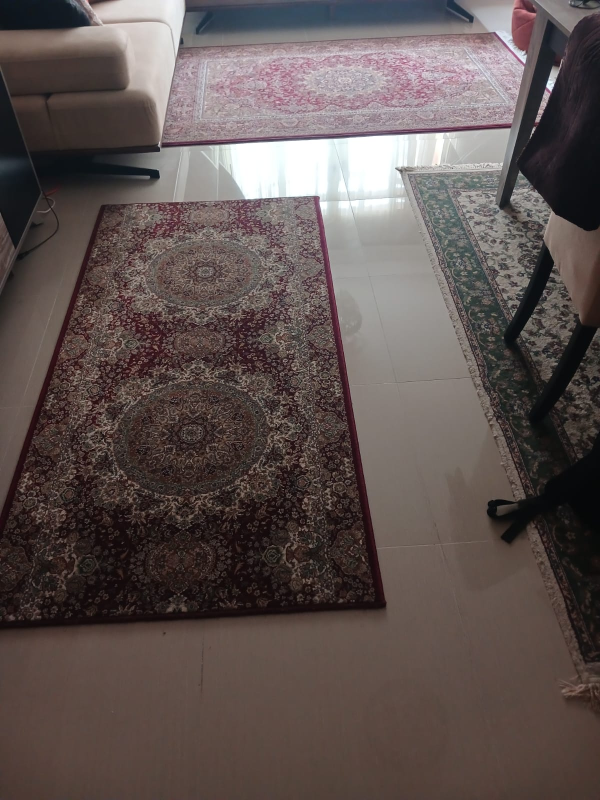
#> input picture rover_ws/src/road_detector/R&D/data/raw/ground.jpeg, 1200 x 1600 px (shown at 1/2 size)
$ python homography.py
#> lines starting #> are read from the running program, lines starting #| are printed output that depends on the picture; after the words box and inside, x2 and y2 are one past the last pixel; in counts of white or black regions, pixels touching at a corner belong together
import cv2
import numpy as np


class HomographyBEV:

    def __init__(
        self,
        K,
        camera_height,
        pitch_deg,
        yaw_deg=0.0,
        roll_deg=0.0,
        image_size=None,
        dist_coeffs=None
    ):

        self.K = K.astype(np.float64)

        self.dist_coeffs = (
            np.zeros(5, dtype=np.float64)
            if dist_coeffs is None
            else dist_coeffs.astype(np.float64)
        )

        self.camera_height = camera_height
        self.pitch_deg = pitch_deg
        self.yaw_deg   = yaw_deg
        self.roll_deg  = roll_deg

        self.pitch = np.deg2rad(pitch_deg)
        self.yaw   = np.deg2rad(yaw_deg)
        self.roll  = np.deg2rad(roll_deg)

        self.img_w = image_size[0]
        self.img_h = image_size[1]

        self._build_extrinsics()
        self._build_homography()
        self._build_bev_scaling()

    # =========================================================
    # BUILD EXTRINSICS
    # =========================================================

    def _build_extrinsics(self):

        cp, sp = np.cos(self.pitch), np.sin(self.pitch)
        cy, sy = np.cos(self.yaw),   np.sin(self.yaw)
        cr, sr = np.cos(self.roll),  np.sin(self.roll)

        # Rotation around X-axis (pitch: tilts camera up/down)
        R_pitch = np.array([
            [ 1,  0,   0],
            [ 0,  cp, -sp],
            [ 0,  sp,  cp]
        ], dtype=np.float64)

        # Rotation around Z-axis (yaw: rotates camera left/right)
        R_yaw = np.array([
            [ cy, -sy,  0],
            [ sy,  cy,  0],
            [  0,   0,  1]
        ], dtype=np.float64)

        # Rotation around Y-axis (roll: tilts camera sideways)
        R_roll = np.array([
            [ cr,  0,  sr],
            [  0,  1,   0],
            [-sr,  0,  cr]
        ], dtype=np.float64)

        # Full world-to-camera rotation
        R_world = R_pitch @ R_yaw @ R_roll

        # Mirror X so +X is rightward in the image
        M = np.diag([-1.0, 1.0, 1.0])
        self.R = M @ R_world

        # Camera position in world frame
        C = np.array([[0], [0], [self.camera_height]], dtype=np.float64)
        self.t = -self.R @ C

    # =========================================================
    # BUILD HOMOGRAPHY
    # =========================================================

    def _build_homography(self):

        H = np.column_stack((self.R[:, 0], self.R[:, 1], self.t))

        self.H = self.K @ H
        self.H_inv = np.linalg.inv(self.H)

    # =========================================================
    # BUILD BEV SCALE
    # =========================================================

    def _build_bev_scaling(self):

        corners_px = np.array([
            [0,              self.img_h * 0.2],
            [self.img_w - 1, self.img_h * 0.2],
            [0,              self.img_h - 1],
            [self.img_w - 1, self.img_h - 1],
        ], dtype=np.float64)

        world_pts = []

        for (u, v) in corners_px:
            ground = self.H_inv @ np.array([u, v, 1.0])
            ground /= ground[2]
            world_pts.append((ground[0], ground[1]))

        world_pts = np.array(world_pts)

        x_min = world_pts[:, 0].min()
        x_max = world_pts[:, 0].max()
        y_min = world_pts[:, 1].min()
        y_max = world_pts[:, 1].max()

        self.out_w = self.img_w
        self.out_h = self.img_h // 2

        scale = min(
            self.out_w / (x_max - x_min),
            self.out_h / (y_max - y_min)
        )

        self.S = np.array([
            [scale,  0,     -scale * x_min],
            [0,     -scale,  scale * y_max],
            [0,      0,      1            ]
        ], dtype=np.float64)

        self.S_inv = np.linalg.inv(self.S)
        self.H_bev = self.S @ self.H_inv

    # =========================================================
    # PIXEL -> GROUND
    # =========================================================

    def pixel_to_ground(self, u, v):

        pts = np.array([[[u, v]]], dtype=np.float32)
        undist = cv2.undistortPoints(pts, self.K, self.dist_coeffs, P=self.K)
        u2, v2 = undist[0, 0]

        pixel = np.array([u2, v2, 1.0], dtype=np.float64)
        ground = self.H_inv @ pixel
        ground /= ground[2]

        return ground[0], ground[1]

    # =========================================================
    # MULTIPLE PIXELS -> GROUND
    # =========================================================

    def pixels_to_ground(self, pixels):

        pixels = np.asarray(pixels, dtype=np.float32).reshape(-1, 1, 2)
        undist = cv2.undistortPoints(pixels, self.K, self.dist_coeffs, P=self.K)
        undist = undist.reshape(-1, 2).astype(np.float64)

        px = np.stack([
            undist[:, 0],
            undist[:, 1],
            np.ones(len(undist))
        ], axis=0)

        ground = self.H_inv @ px
        ground /= ground[2]

        return np.stack([ground[0], ground[1]], axis=1)

    # =========================================================
    # MASK -> POINT CLOUD
    # =========================================================

    def mask_to_pointcloud(self, mask):

        ys, xs = np.where(mask > 0)

        pts = np.stack([xs, ys], axis=1).astype(np.float32).reshape(-1, 1, 2)
        undist = cv2.undistortPoints(pts, self.K, self.dist_coeffs, P=self.K)
        undist = undist.reshape(-1, 2).astype(np.float64)

        px = np.stack([
            undist[:, 0],
            undist[:, 1],
            np.ones(len(undist))
        ], axis=0)

        ground = self.H_inv @ px
        ground /= ground[2]

        X = ground[0]
        Y = ground[1]
        Z = np.zeros_like(X)

        return np.stack([X, Y, Z], axis=1)

    # =========================================================
    # WARP IMAGE TO BEV
    # =========================================================

    def warp_to_bev(self, image):

        undistorted = cv2.undistort(image, self.K, self.dist_coeffs)

        bev = cv2.warpPerspective(
            undistorted,
            self.H_bev,
            (self.out_w, self.out_h),
            flags=cv2.INTER_LINEAR,
            borderMode=cv2.BORDER_CONSTANT,
            borderValue=(0, 0, 0)
        )

        return bev

    # =========================================================
    # SAVE PCD
    # =========================================================

    def save_pcd(self, points, filename):

        n = len(points)

        header = (
            f"# .PCD v0.7\n"
            f"FIELDS x y z\n"
            f"SIZE 4 4 4\n"
            f"TYPE F F F\n"
            f"COUNT 1 1 1\n"
            f"WIDTH {n}\n"
            f"HEIGHT 1\n"
            f"VIEWPOINT 0 0 0 1 0 0 0\n"
            f"POINTS {n}\n"
            f"DATA ascii\n"
        )

        with open(filename, 'w') as f:
            f.write(header)
            np.savetxt(f, points, fmt="%.4f")

        print(f"Saved: {filename}")


# =============================================================
# EXAMPLE USAGE
# =============================================================
if __name__ == "__main__":

    image = cv2.imread("../data/raw/ground.jpeg")
#> image is the input picture: shape (1600, 1200, 3); mean B, G, R 80.6, 82.8, 94.2
    h, w = image.shape[:2]
#> h = 1600; w = 1200

    K = np.array([
        [793.79768697,   0,           290.78702859],
        [  0,          813.96117996,  241.57106901],
        [  0,            0,             1         ]
    ], dtype=np.float64)

    bev = HomographyBEV(
        K=K,
        camera_height=1.33,
        pitch_deg=-45,
        yaw_deg=-2,
        roll_deg=-7,
        image_size=(w, h),
        dist_coeffs=np.array([
            -4.97661814e-01,
             8.05356640e+00,
             9.44660547e-03,
            -2.64434172e-02,
            -4.33974203e+01
        ])
    )

    print(f"w={w}\nh={h}")
#| w=1200
#| h=1600

    # =========================================================
    # SINGLE PIXEL
    # =========================================================

    X, Y = bev.pixel_to_ground(585, 375)
#> X = 0.382; Y = 0.934
    print(f"Ground point: X={X:.3f}, Y={Y:.3f}")
#| Ground point: X=0.382, Y=0.934

    # =========================================================
    # WARP FULL IMAGE
    # =========================================================

    bird_eye = bev.warp_to_bev(image)
#> in warp_to_bev, `undistorted = cv2.undistort(image, self.K, self.dist_coeffs)`:
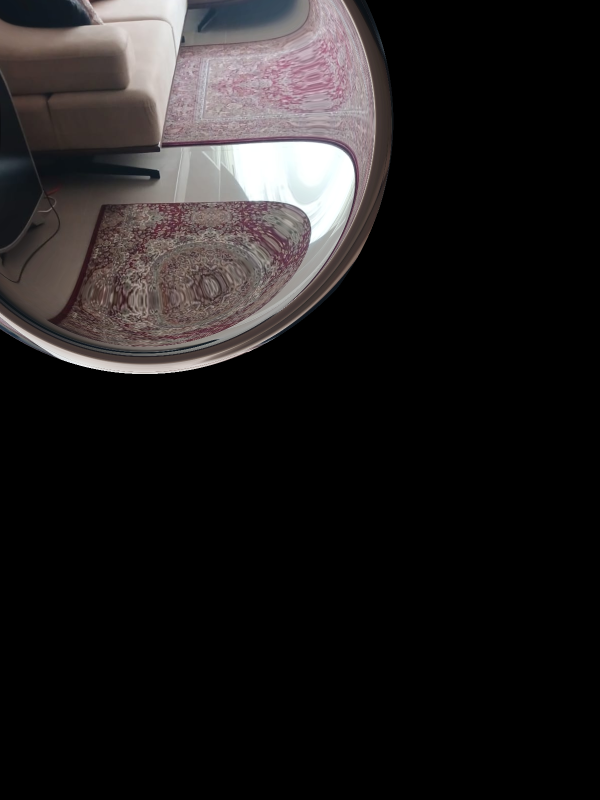
#> undistorted: shape (1600, 1200, 3) (shown at 1/2 size); mean B, G, R 29.7, 29.6, 32.3
#> in warp_to_bev, `bev = cv2.warpPerspective( undistorted, self.H_bev, (self.out_w, self...`:
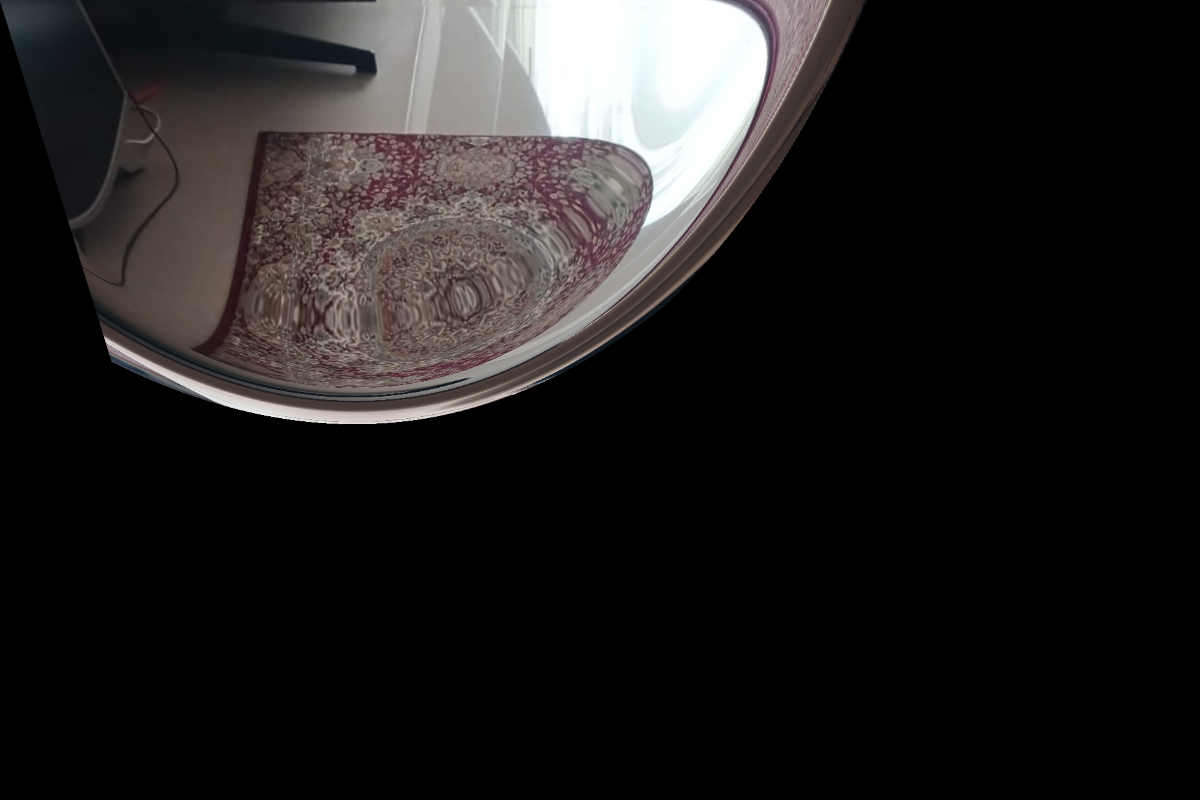
#> bev: shape (800, 1200, 3); mean B, G, R 30, 30.2, 32.3

    # =========================================================
    # MASK -> POINT CLOUD
    # =========================================================

    gray = cv2.cvtColor(image, cv2.COLOR_BGR2GRAY)
    _, mask = cv2.threshold(gray, 120, 255, cv2.THRESH_BINARY)
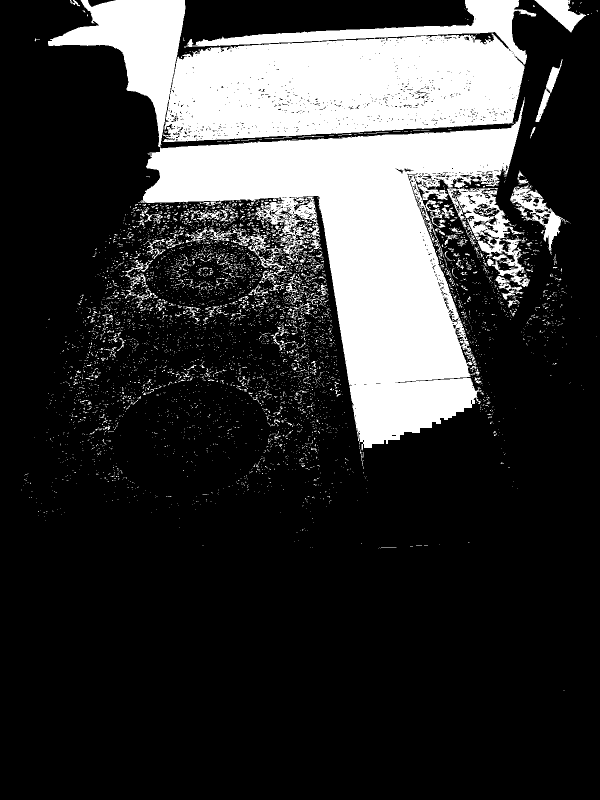
#> mask: shape (1600, 1200) (shown at 1/2 size); 21.7% white; 5259 white regions (4956 under 20 px), largest, box (x1, y1, x2, y2) and area: (280, 194, 1060, 901) 203833, (96, 0, 1073, 294) 170794, (1020, 371, 1139, 510) 4023

    points = bev.mask_to_pointcloud(mask)
#> in mask_to_pointcloud, `undist = undist.reshape(-1, 2).astype(np.float64)`: undist = 417550 pairs, first value -591.3 to 165218.6, second value -33949.7 to 91304.5
    print("Point cloud shape:", points.shape)
#| Point cloud shape: (417550, 3)

    bev.save_pcd(points, "ground_plane.pcd")
#> in save_pcd, `n = len(points)`: n = 417550

    # =========================================================
    # DISPLAY
    # =========================================================

    cv2.imshow("Original", image)
    cv2.imshow("Mask", mask)
    cv2.imshow("Bird Eye", bird_eye)

    cv2.waitKey(0)
    cv2.destroyAllWindows()
